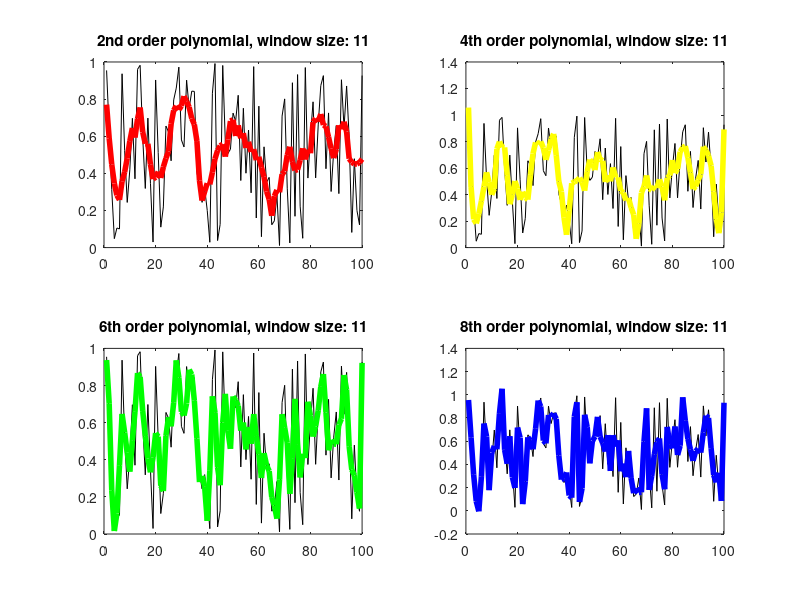
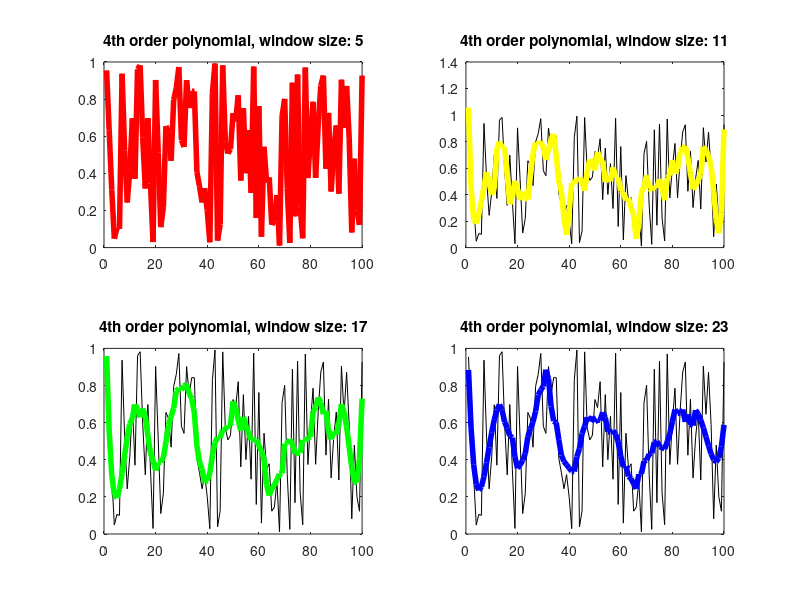

MATLAB code for these plots, in order:

%%% noise_filt.m is an example Matlab/Octave routine for comparing the
%%% effects of using a finite impulse response filter (Savitzky-Golay)
%%% with different parameter settings.

close all;clc;clear

x=rand(100,1);
fx_2 = sgolayfilt(x,2,11);    % filter the data using a 2nd order polynomial
fx_3 = sgolayfilt(x,4,11);    % filter the data using a 3rd order polynomial
fx_4 = sgolayfilt(x,6,11);    % filter the data using a 4th order polynomial
fx_5 = sgolayfilt(x,8,11);    % filter the data using a 5th order polynomial

subplot(2,2,1); plot(x,'k',fx_2,'r','LineWidth',4); title('2nd order polynomial, window size: 11')
subplot(2,2,2); plot(x,'k',fx_3,'y','LineWidth',4); title('4th order polynomial, window size: 11')
subplot(2,2,3); plot(x,'k',fx_4,'g','LineWidth',4); title('6th order polynomial, window size: 11')
subplot(2,2,4); plot(x,'k',fx_5,'b','LineWidth',4); title('8th order polynomial, window size: 11')

figure

gx_2 = sgolayfilt(x,4,5);     % filter the data using a 2nd order polynomial
gx_3 = sgolayfilt(x,4,11);    % filter the data using a 3rd order polynomial
gx_4 = sgolayfilt(x,4,17);    % filter the data using a 4th order polynomial
gx_5 = sgolayfilt(x,4,23);    % filter the data using a 5th order polynomial

subplot(2,2,1); plot(x,'k',gx_2,'r','LineWidth',4); title('4th order polynomial, window size: 5')
subplot(2,2,2); plot(x,'k',gx_3,'y','LineWidth',4); title('4th order polynomial, window size: 11')
subplot(2,2,3); plot(x,'k',gx_4,'g','LineWidth',4); title('4th order polynomial, window size: 17')
subplot(2,2,4); plot(x,'k',gx_5,'b','LineWidth',4); title('4th order polynomial, window size: 23')
